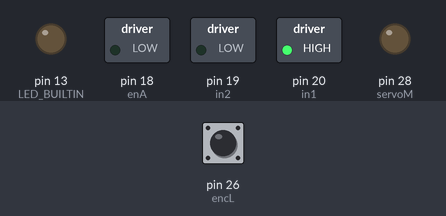
Bench run of a sketch on a simulated Arduino Mega 2560, built with avr-gcc and run on an emulated ATmega2560. Parts: switched loads named in the sketch (green lamp = pin HIGH), output pins drawn as LEDs (lit = HIGH). The test bench sets the inputs (shaded band); at power-on: pin 26 (encL) HIGH. What the sketch prints to the serial monitor is not drawn.

Above: at 0.1 s.
Timing chart, 0 to 1.6 s (numbered marks = the images above):
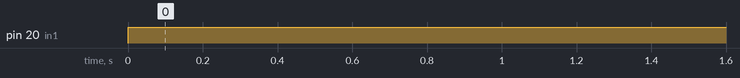

Measured:
- by itself, pin 20 (in1): LOW → HIGH at 0.00 s

The sketch:

Testing_systems.ino
```cpp
  int stateLast;
  int stateCurrent;
  int rotationCount = 0;
  int stateCount = 0;
  int stateCountTotal = 0;
  int statesPerRotation = 6;
  int distancePerStep;
  int wDiameter = 77; // Wheel Diameter in mm
  int wdistance =0;


  int encL=26;

  int servoM = 28;
  int enA = 18;
  int in1 = 20;
  int in2 = 19;

void Forward();
void Backward();

void setup() {
  pinMode(LED_BUILTIN, OUTPUT);
  pinMode(encL,INPUT);
  pinMode(enA,OUTPUT);
  pinMode(in1,OUTPUT);
  pinMode(in2,OUTPUT);
  pinMode(servoM,OUTPUT);
  Serial.begin(115200);


}

void loop() {


  Forward();
  analogWrite(enA,90);
  analogWrite(servoM,90);

  stateLast = digitalRead(encL);
  distancePerStep = wDiameter/statesPerRotation;
  stateCurrent = digitalRead(encL);

      if (stateCurrent != stateLast){
        stateLast = stateCurrent;
        stateCount++;
        stateCountTotal++;
      }
      if (stateCount == statesPerRotation){
        rotationCount++;
        stateCount = 0;
      }


    wdistance = distancePerStep*stateCountTotal;

    if (wdistance>=3000){
      analogWrite(enA,0);
    }
    Serial.print("distance: ");
    Serial.println(wdistance);


}
```

motorDirection.ino
```cpp
void Forward() {


    digitalWrite(in1,HIGH);
    digitalWrite(in2,LOW);

}

void Backward() {
    digitalWrite(in1,LOW);
    digitalWrite(in2,HIGH);
}
```
